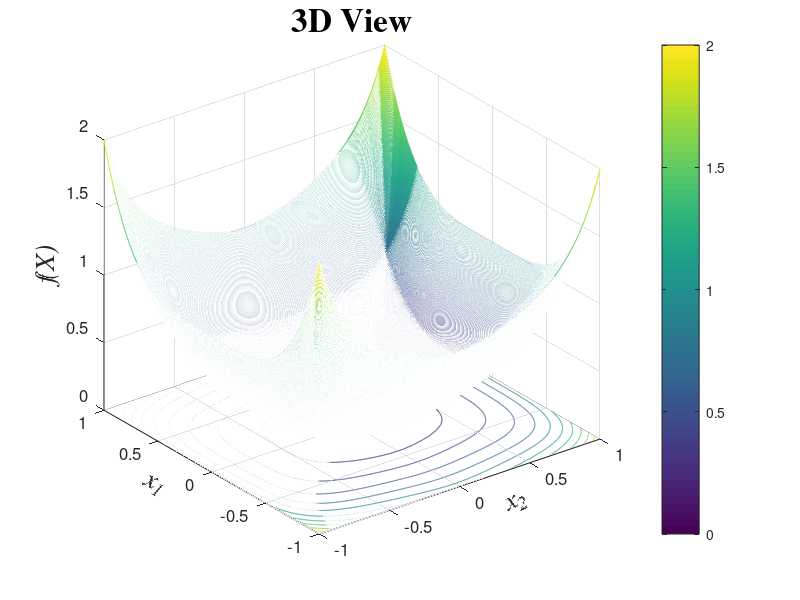

MATLAB code for this plot:
clear
clc
warning off
    
x1min=-1;
x1max=1;
x2min=-1;
x2max=1;
R=1500; 
x1=x1min:(x1max-x1min)/R:x1max;
x2=x2min:(x2max-x2min)/R:x2max;
    
for j=1:length(x1)
    
    for i=1:length(x2)
        f(i)=(x1(j).^2)^(x2(i).^2+1)+(x2(i).^2)^(x1(i).^2+1);
    end
    
    ftotal(j,:)=f;
 
end 
 

meshc(x1,x2,ftotal);colorbar;set(gca,'FontSize',12);
xlabel('x_2','FontName','Times','FontSize',20,'FontAngle','italic');
set(get(gca,'xlabel'),'rotation',25,'VerticalAlignment','bottom');
ylabel('x_1','FontName','Times','FontSize',20,'FontAngle','italic');
set(get(gca,'ylabel'),'rotation',-25,'VerticalAlignment','bottom');
zlabel('f(X)','FontName','Times','FontSize',20,'FontAngle','italic');
title('3D View','FontName','Times','FontSize',24,'FontWeight','bold');
 